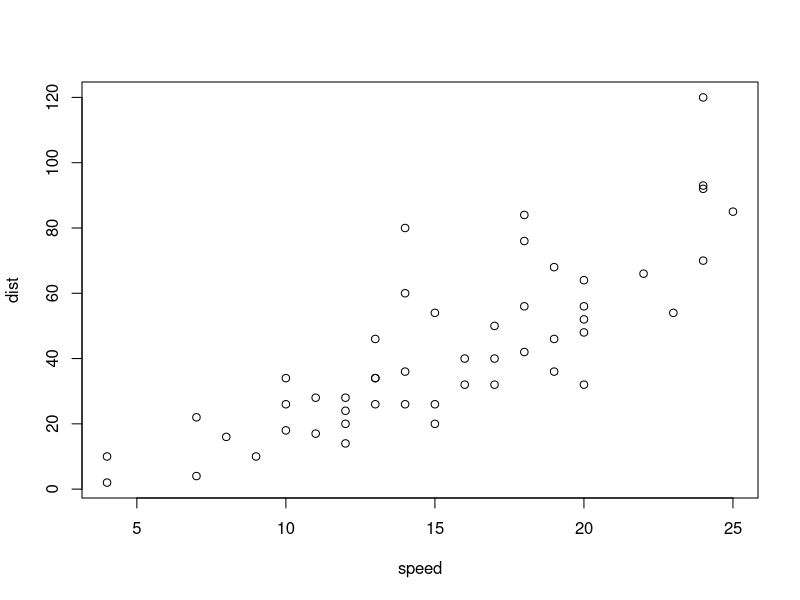
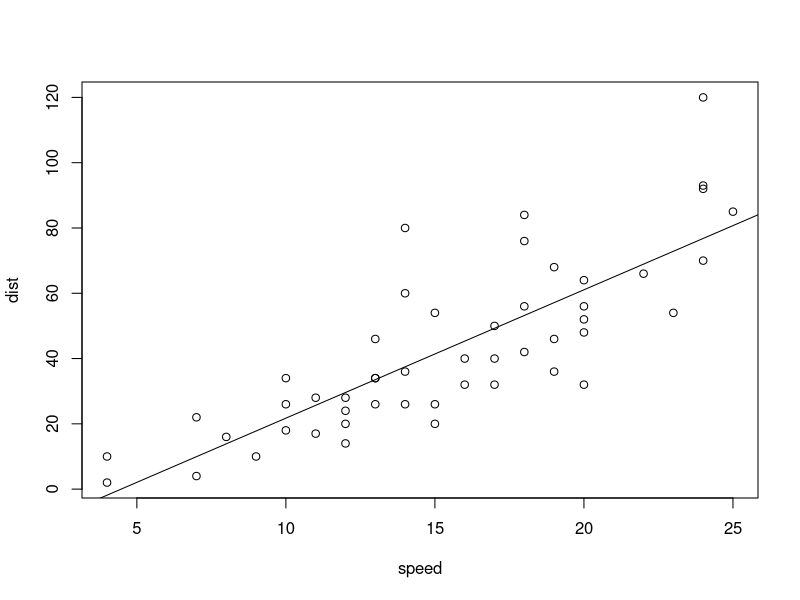
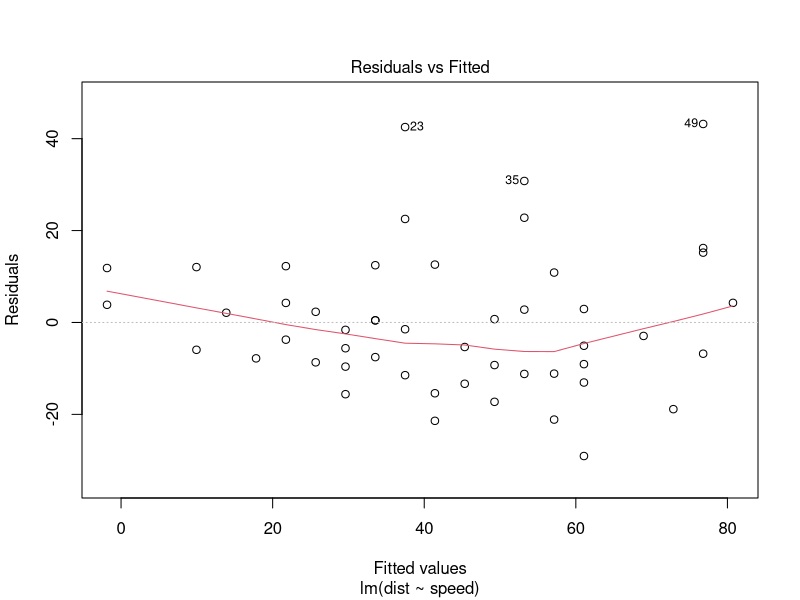
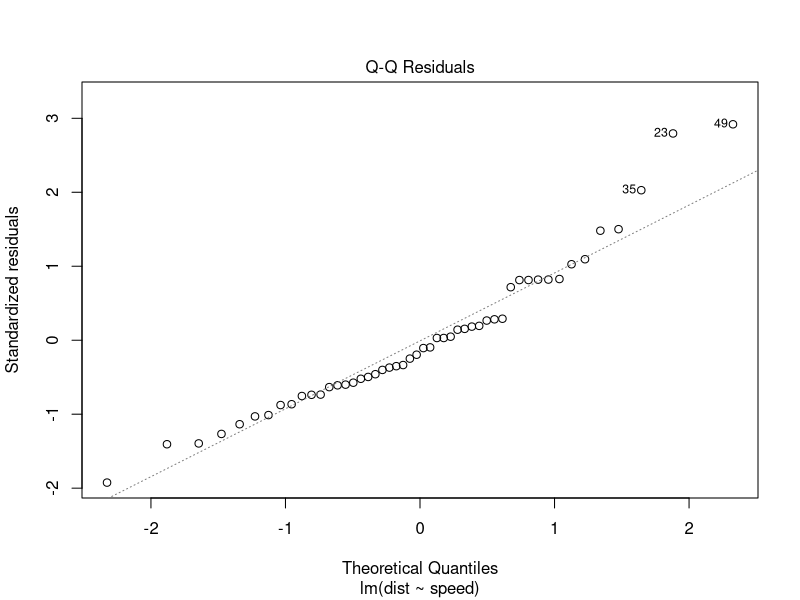
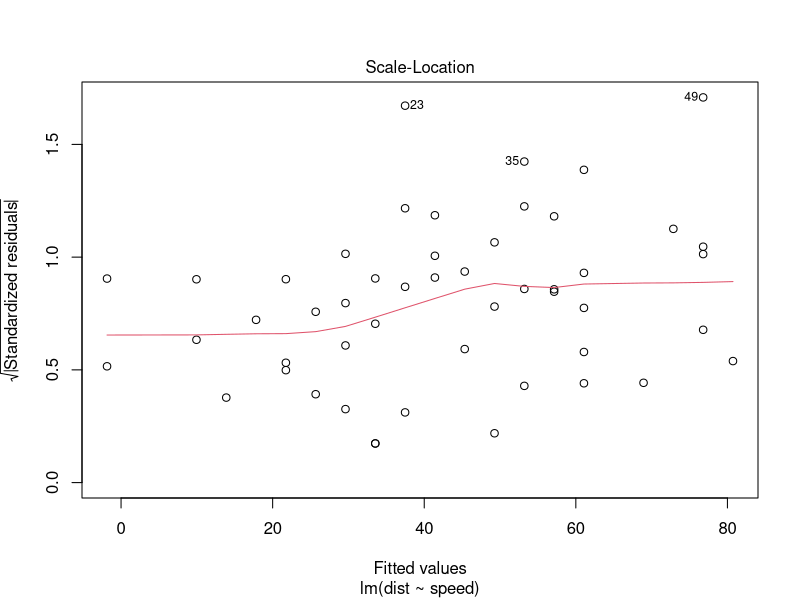
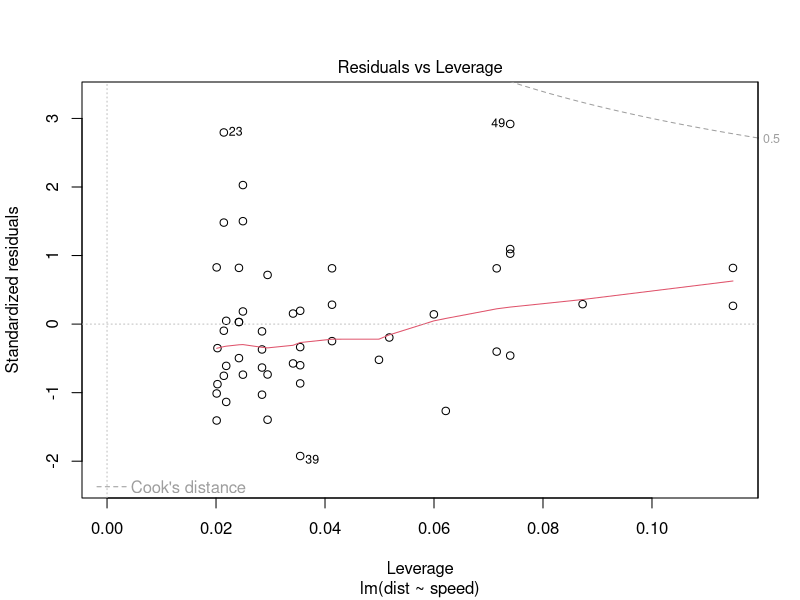
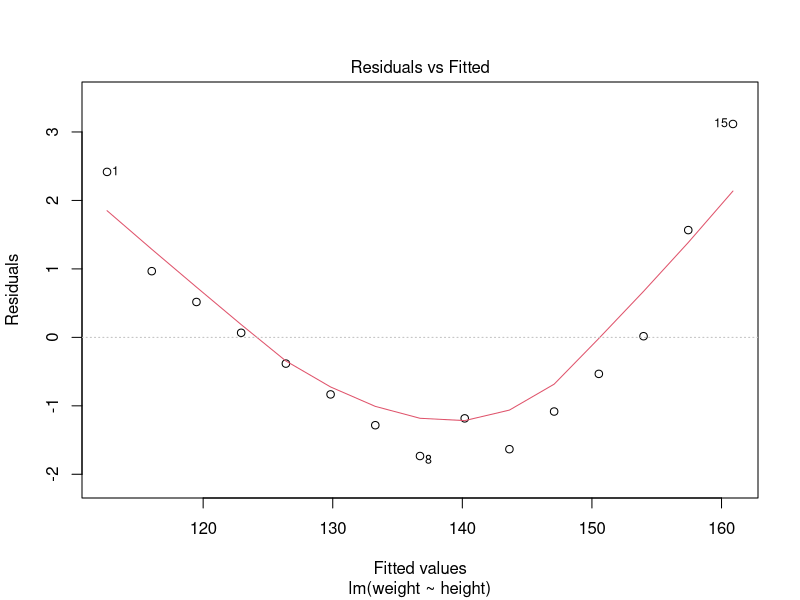
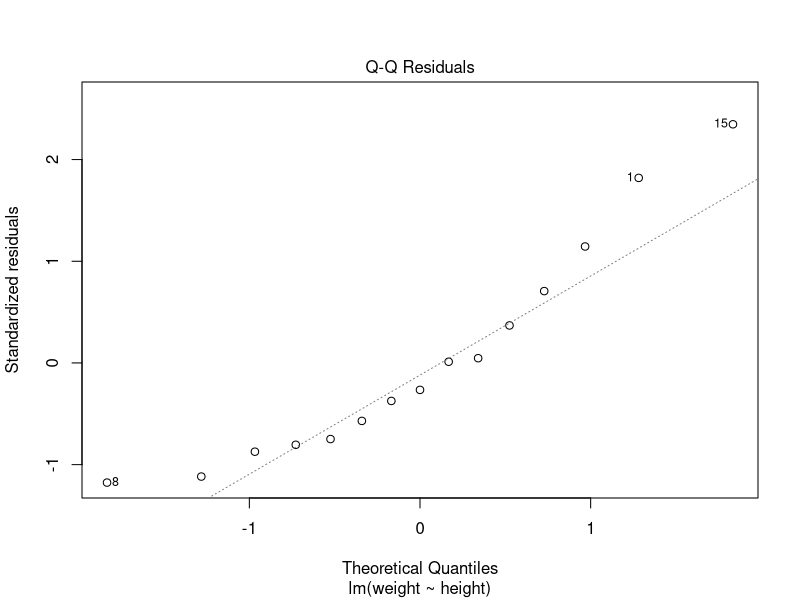

The R script that drew these images, in order:
#2019/12/16
#14일차 ICT 학점연계 프로젝트 인턴십
#(341~365)page
#data model : 예측, 분류, 군집화
#
#modeling : model 을 만들어내는 과정
#data modeling : 현실세계를 표현하는 수식(=data model)을 도출하는 과정





#model 과정
##1. model 선택 : 수식 결정  ( ex. y=wx+b 와 같은 수식을 결정한다, 이 수식을 regression expression ( 회귀식) 이라고 한다)
##2. 실제 Data(y와 x)를 이용하여 w,b 값을 결정 (w와 b 상수형태로 정한다.w =weight( 기울기), b=bias(경향))    => 훈련과정이라 한다.
##3. 실제 Data 를 통한 예측 
##4. model 평가 (이 모델이 우리가 분석한 것을 잘 설명하는 가 를 평가한다)



##Modeling : 현실 세계에서 일어나는 현상을 수학식으로 표현하는 행위

##데이터 과학에서
#독립변수 x를 설명변수(explanatory variable), 특징(feature)
#종속변수 y를 반응변수(response variable), 레이블(label)
#x가 입력되면 y를 맞추어야하는 문제, y를 ground truth 로 간주

#데이터 과학에서 modeling 이란 수집한 data 를 이용하여 최적의 모델을 찾아내는 과정


##최적의 모델을 찾는 과정
# 모델 : y=Wx+b  -> W,b 를 계수(매개변수)

#1. 모델 선택 -> 선형방정식 선택
#2. 주어진 data(훈련 data) 를 적용하여 매개변수 결정  -> lm() 함수 쓴다.
#3. 예측은 훈련 data 에 없는 새로운 data 로 모델이 레이블을 추정하는 과정 -> predict() 를 쓴다.
#4. 완성된 모델에 대한 품질 평가 -> summary () 함수를 통해 결과를 이해한다. 

#회귀분석 (Regression Analysis)
# 관찰된 연속형 변수들에 대해 두 변수 사이의 모형을 구한 뒤 적합도를 측정해 내는 분석방법
# 시간에 따라 변화하는 데이터나 어떤 영향, 가설적 실험, 인과 관계의 모델링등의 통계적 예측에 이용될 수 있다.

## 단순선형회귀분석(simple linear regreesion analysis)
# 독립변수와 종속변수와의 관계가 선형으로 표현
# 하나의 독립변수를 다루는 분석방법
# 단순선형 회귀모델의 회귀식 : y=Wx+b ( W와 b는 상수)
#               W, b 는 어떻게 찾을 수 있을까?
#               x, y 로 구성된 data를 이용하여 W, b 를 찾아내는 모델


#주행거리와 제동거리 사이의 회귀모델
str(cars)
head(cars)

#산점도를 통한 선형관계 확인
plot(dist~speed,data=cars)
plot(cars)

#회귀모델 구하기,
#종속(반응)변수~독립(설명)변수 순서로 지정
model <- lm(dist~speed,cars)   #cars 는 훈련하는 데이터셋이된다. (이걸 통해서 w,b 를 찾아내고 그 결과를 model 에 집어넣는다)
model

#coefficients : 계수, 매개변수 / b 값 -17.579/  w 값 = 3.932   -> y=3.932x-17.579
#speed x 값이 들어올 때, dist y 값을 구하고 싶다.(예측)

abline(model)  #회귀선이 그어진다. =speed 값이 들어왔을 때 제동거리를 예측하는 최적의 선이다. 

#데이터셋에서 변수들끼리 관계분석하다보니 예측을 할 수 있을 것같다. 그럴때  x값이 누구고, y 값이 누구인지 먼저 결정한다.  
coef(model)      #매개변수(계수) - w, b 값 출력력
cars
fitted(model)   #훈련 data에 있는 샘플에 대한 예측값  
residuals(model)  #잔차: 회귀식으로 추정된 값과의 차이, 실제값과 lm으로 구한 값의 차이값
#잔차 제곱합을 평균제곱오차(MSE-mean squared eeror) 로 변환
deviance(model)/length(cars$speed)

b <- coef(model)[1]
W <- coef(model)[2]

speed <- 21.5
dist <- W*speed+ b
dist     #제주 관광객 입도 예측도 할 수 있다. 


df <- data.frame(speed=c(21.5,25.0,25.5,26.0,26.5,27.0,27.5,28.0))
predict(model,df)  #lm 을 통해 구한 회귀선을 통해 계산하는 예측 수행 함수이다. predict(단순선형회귀모델, x값의 집합)

#사실 이걸 안해도됨
#plot(df$speed,predict(model,df),col="red",cex=2,pch=20)  #이걸 대체하는 함수가 predict 이다
#abline(model)
                 #predict(만들어둔 모델명, 맞는지확인할 새로운 x 값들 집합) - > 예측맞는지 확인

speed <- cars[,1]
pred <- W*speed+b
pred

compare <- data.frame(pred,cars[,2],pred-cars[,2])
compare

colnames(compare) <-c("예상","실제","오차")

head(fitted(model),3) #예측
head(residuals(model),3)  #추정된값과의 차이
head(compare,3)


#평균은 클수록, 분산은 작을수록, 데이터 크기가 클수록 믿음이 커진다. -> t-통계량(t-statistics)/t-값(t-value)
# t-값이 크면 대립가설에 대한 믿음이 강해진다.
# t-값이 작으면 대립가설에 대한 믿음이 약해진다.
# 데이터를 통해 '대립가설이 통계학적으로 유의미하다'라는 것을 증명하고 확인하는 작업을 t- 검정(t- test) 라 한다.
#
#'귀무가설이 참이라고 가정했을때, 표본으로 부터 얻어지는 통계치가 나타날(관측될) 확률'을 계산하는데 이때 계산된 확률값을  p값이라 한다.
#p 값이 매우 낮으면, 이러한 표본통계값은 우연히 나타나기 어려운 케이스이기 때문에 , 우리는 귀무가설을 채택하지 않고,(기각하고), 대안적인 가설인 가설, 
#즉 대립가설을 채택한다. (통상적으로 0.05보다 높냐 낮냐로 결정한다)

#ex) 여름에는 입도하는 관광객이 많다=귀무가설/ 
summary(model)
#Call:
#  lm(formula = dist ~ speed, data = cars)

#Residuals:
#  Min      1Q  Median      3Q     Max 
#-29.069  -9.525  -2.272   9.215  43.201 

#Coefficients:
#  Estimate Std.          Error   t value  Pr(>|t|)             
#(Intercept) -17.5791     6.7584  -2.601   0.0123 *  
#  speed         3.9324   0.4155   9.464  1.49e-12 ***
#  ---
#  Signif. codes:  0 ‘***’ 0.001 ‘**’ 0.01 ‘*’ 0.05 ‘.’ 0.1 ‘ ’ 1

#Residual standard error: 15.38 on 48 degrees of freedom
#Multiple R-squared:  0.6511,	Adjusted R-squared:  0.6438 
#F-statistic: 89.57 on 1 and 48 DF,  p-value: 1.49e-12

str(cars)
head(cars)
car_model <- lm(dist~speed,data=cars)
coef(car_model)
plot(car_model)   #계산하는 과정이 나온다. 계속 컨트롤 엔터 쳐주기
abline(car_model,col="red")
summary(car_model)     # p 값이 1.49e-12 <0.05  -> 통계적으로 유의미하다. speed가 dist 에 영향을 미친다.

str(women)                
head(women)        #y 는 weight, x=height 로 키가 크면 몸무게가 많이 나간다 라고 본다.
women_model <- lm( weight~height,data=women) # lm 을 통해 w 와 b 값을 구한다.
coef(women_model)
plot(women_model)        #사진보면 그 오른쪽으로 올라가는 선이 최종선인것으로 생각하자.
abline(women_model,col="red")        
summary(women_model)     #여기도 p 값이 0.05 보다 작다. 통계적으로 유의미하다. 키가 크면 몸무게도 많이 나간다. (귀무가설 : 영향 안준다)

#predict 함수로 모델의 예측값을 검정할때 쓴다.
#plot 함수에 predict 나오면 얼마나 오차가 있는지 보기쉽다. 



#지금까지는 예측하기 위한 모델을 보았다. (설명변수가 1개 일때) / 이걸 우리는 단순선형회귀분석이라고 하고 단순선형회귀모델을 만들면된다. 





